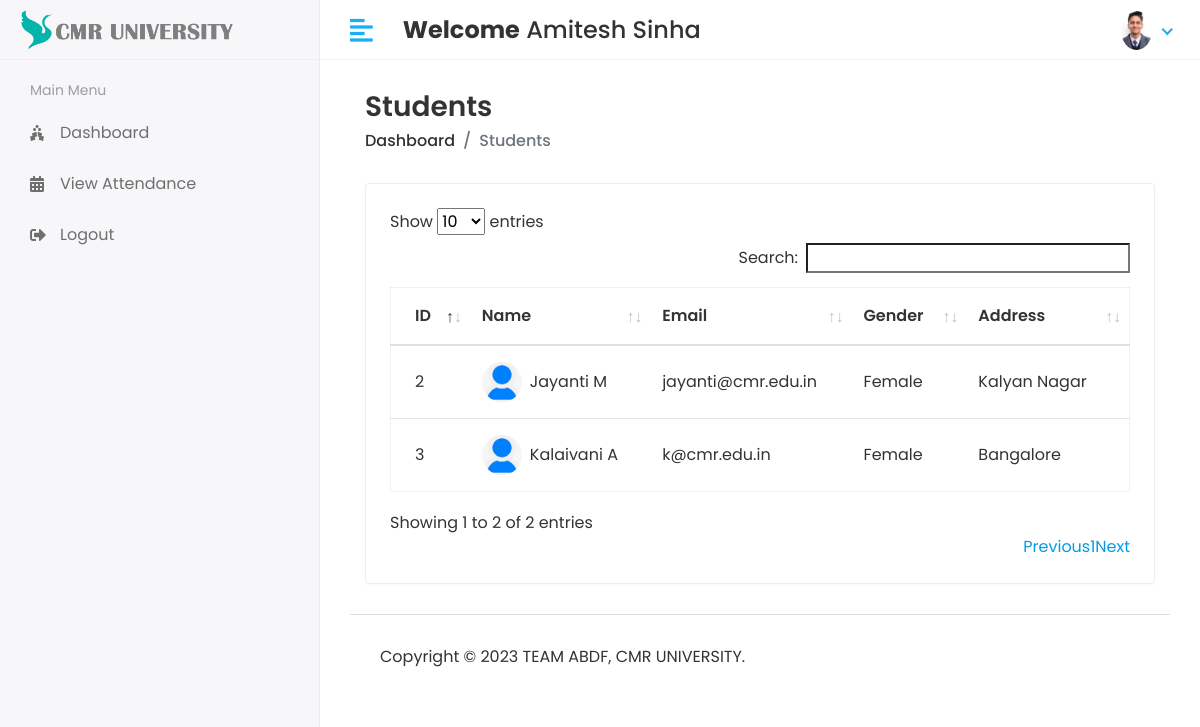
Page /Hod/Staff/View (signed in) on the committed database.
### app/models.py (models this page shows, shortened)
class CustomUser(AbstractUser):
    USER =(
        (1,'HOD'),
        (2,'STAFF'),
        (3,'STUDENT'),
    )
    user_type = models.CharField(choices=USER,max_length=50,default=1)
    profile_pic = models.ImageField(upload_to='media/profile_pic')

class Staff(models.Model):
    admin = models.OneToOneField(CustomUser,on_delete=models.CASCADE)
    address = models.TextField()
    gender = models.CharField(max_length=100)
    created_at = models.DateTimeField(auto_now_add=True)
    updated_at = models.DateTimeField(auto_now=True)

### CMR_Attendance_Module/Hod_Views.py (the view)
# urls.py: path('Hod/Staff/View',Hod_Views.VIEW_STAFF,name='view_staff'),
@login_required(login_url='/')
def VIEW_STAFF(request):
     staff = Staff.objects.all()
     context = {
        'staff' : staff,
     }
     return render(request, 'Hod/view_staff.html',context)

### templates/Hod/view_staff.html (shortened to what this page needs)
{% extends 'base.html' %}
{% block content %}
{% load static %}
<div class="content container-fluid">
    <div class="page-header">
       <div class="row align-items-center">
          <div class="col">
             <h3 class="page-title">Students</h3>
             <ul class="breadcrumb">
                <li class="breadcrumb-item"><a href="index.html">Dashboard</a></li>
                <li class="breadcrumb-item active">Students</li>
             </ul>
          </div>
       </div>
    </div>
    <div class="row">
       <div class="col-sm-12">
          <div class="card card-table">
             <div class="card-body">
                <div class="table-responsive">
                   <table id="table_id" class="table table-hover table-center mb-0">
                      <thead>
                         <tr>
                            <th>ID</th>
                            <th>Name</th>
                            <th>Email</th>
                            <th>Gender</th>
                            <th>Address</th>
                         </tr>
                      </thead>
                      <tbody>
                            {% for i in staff %}
                         <tr>
                            <td>{{i.id}}</td>
                            <td>
                               <h2 class="table-avatar">
                                  {% if i.admin.profile_pic == ""  %}
                                 <a href="#" class="avatar avatar-sm mr-2"><img class="avatar-img rounded-circle" src="{% static 'assets/img/def_user.jpeg' %}" alt="User Image"></a>
                                 {% else %}
                                  <a href="#" class="avatar avatar-sm mr-2"><img class="avatar-img rounded-circle" src="/{{i.admin.profile_pic}}" alt="User Image"></a>
                                 {% endif %}
                                  <a href="#">{{i.admin.first_name}} {{i.admin.last_name}}</a>
                               </h2>
                            </td>
                            <td>{{i.admin.email}}</td>
                            <td>{{i.gender}}</td>
                            <td>{{i.address}}</td>
                         </tr>
                        {% endfor %}
                      </tbody>
                   </table>
                </div>
             </div>
          </div>
       </div>
    </div>
 </div>
{% endblock %}

### templates/includes/header.html (shortened to what this page needs)
{% load static %}
<div class="header">
    <div class="header-left">
       <a href="index.html" class="logo">
       <img src="{% static 'assets/img/logocmr09.png' %}" alt="Logo">
       </a>
    </div>
    <a href="javascript:void(0);" id="toggle_btn">
    <i class="fas fa-align-left"></i>
    </a>
    <div class="top-nav-search mt-3">
       <h4><strong>Welcome</strong><span> {{user.first_name}} {{user.last_name}}</span></h4>
    </div>
    <ul class="nav user-menu">
       <li class="nav-item dropdown has-arrow">
          <a href="#" class="dropdown-toggle nav-link" data-toggle="dropdown">
            {% if user.profile_pic == ""  %}
                     <span class="user-img"><img class="rounded-circle" src="{% static 'assets/img/def_user.jpeg' %}" width="31" alt="Ryan Taylor"></span>
            {% else %}
                     <span class="user-img"><img class="rounded-circle" src="/{{user.profile_pic}}" width="31" alt="Ryan Taylor"></span>
            {% endif %}
          </a>
       </li>
    </ul>
 </div>

### static/assets/css/style.css (style rules this page uses)
html { height: 100%; }
body { background-color: #fff; color: #333; font-family: 'Poppins', sans-serif; font-size: 1rem; height: 100%; line-height: 1.5; overflow-x: hidden; }
h1, h2, h3, h4, h5, h6 { font-family: 'Poppins', sans-serif; margin-top: 0; }
a { color: #009ce7; }
input, button, a { transition: all 0.4s ease; -moz-transition: all 0.4s ease; -o-transition: all 0.4s ease; -ms-transition: all 0.4s ease; -webkit-transition: all 0.4s ease; }
ul, ol { padding: 0px; list-style: none; }
.table { color: #333; max-width: 100%; margin-bottom: 0; width: 100%; }
.table.dataTable { border-collapse: collapse !important; border: 1px solid rgba(0, 0, 0, 0.05); }
table.table td h2 { display: inline-block; font-size: inherit; font-weight: 400; margin: 0; padding: 0; vertical-align: middle; }
table.table td h2.table-avatar { align-items: center; display: inline-flex; font-size: inherit; font-weight: 400; margin: 0; padding: 0; vertical-align: middle; white-space: nowrap; }
table.table td h2 a { color: #333; }
.table thead tr th { font-weight: 600; }
.table tbody tr { border-bottom: 1px solid rgba(0, 0, 0, 0.05); }
.table.table-center td, .table.table-center th { vertical-align: middle; }
.card-table .card-body .table > thead > tr > th { border-top: 0; }
.card-table .card-body .table tr td:first-child, .card-table .card-body .table tr th:first-child { padding-left: 1.5rem; }
.card-table .card-body .table tr td:last-child, .card-table .card-body .table tr th:last-child { padding-right: 1.5rem; }
.card-table .table td, .card-table .table th { border-top: 1px solid #e2e5e8; padding: 1rem 0.75rem; white-space: nowrap; }
.card { border: 1px solid #ececf5; box-shadow: 0 1px 3px 0 rgba(0, 0, 0, 0.03); margin-bottom: 1.875rem; }
.card-body { padding: 1.5rem; }
.avatar { position: relative; display: inline-block; width: 3rem; height: 3rem }
.avatar > img { width: 100%; height: 100%; -o-object-fit: cover; object-fit: cover; }
.avatar-sm { width: 2.5rem; height: 2.5rem; }
.header { background-color: #fff; border-bottom: 1px solid #f3f3f4; left: 0; position: fixed; right: 0; top: 0; z-index: 1001; height: 60px; }
.header .header-left { float: left; height: 60px; padding: 0 20px; position: relative; width: 320px; z-index: 1; transition: all 0.2s ease-in-out; background-color: #f7f7fa; border-bottom: 1px solid #efefef; border-right: 1px solid #ececf5; display: flex; align-items: center; }
.header .header-left .logo { display: inline-block; line-height: 60px; }
.header .header-left .logo img { max-height: 40px; width: auto; }
.header .dropdown-toggle:after { display: none; }
.header .has-arrow .dropdown-toggle:after { border-top: 0; border-left: 0; border-bottom: 2px solid #18aefa; border-right: 2px solid #18aefa; content: ''; height: 8px; display: inline-block; pointer-events: none; -webkit-transform-origin: 66% 66%; -ms-transform-origin: 66% 66%; transform-origin: 66% 66%; -webkit-transform: rotate(45deg); -ms-transform: rotate(45deg); transform: rotate(45deg); -webkit-transition: all 0.15s ease-in-out; transition: all 0.15s ease-in-out; width: 8px; vertical-align: 0px; }
.user-menu { float: right; margin: 0; position: relative; z-index: 99; padding-right: 15px; }
.user-menu.nav > li > a { color: #a0a0a0; font-size: 14px; line-height: 58px; padding: 0 15px; height: 60px; }
.user-img { margin-right: 3px; position: relative; }
.top-nav-search { float: left; margin-left: 15px; }
.page-header { margin-bottom: 1.875rem; }
.page-header .breadcrumb { background-color: transparent; color: #6c757d; font-size: 1rem; font-weight: 500; margin-bottom: 0; padding: 0; }
.page-header .breadcrumb a { color: #333; }
.page-title { font-size: 28px; font-weight: 600; color: #333; margin-bottom: 5px; }
@media (min-width: 992px) { #toggle_btn { align-items: center; color: #18aefa; display: inline-flex; float: left; font-size: 26px; height: 60px; justify-content: center; margin-left: 15px; padding: 0 15px; } }

### rows in the picture
CustomUser: first_name "Amitesh", last_name "Sinha", profile_pic (picture)
Staff: id "2", admin.profile_pic (picture), admin.first_name "Jayanti", admin.last_name "M", admin.email "jayanti@cmr.edu.in", gender "Female", address "Kalyan Nagar"
Staff: id "3", admin.first_name "Kalaivani", admin.last_name "A", admin.email "k@cmr.edu.in", gender "Female", address "Bangalore"
